Frame 1 (no input): blank canvas, image omitted
Frame 60 (no input): blank canvas, image omitted
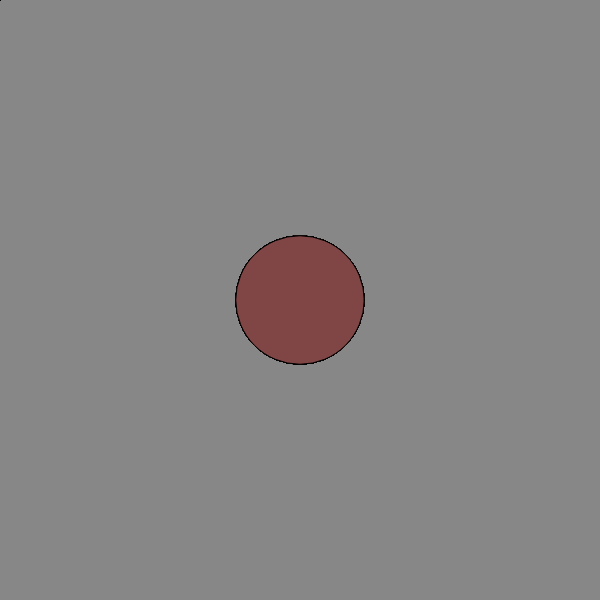
Frame 120 (the mouse pressed at the canvas centre since frame 60)

The p5.js sketch whose frames 1 and 60 were blank and that drew this single picture after the mouse press (run headless with seeded random() and noise() and a simulated clock; from frame 60 on, the mouse is pressed at the canvas centre):

// p5.js sketch
// ── sketch.js
function setup() {
  createCanvas(600, 600);
}

function draw() {
  //background(20, 22, 13);
  background(25,1);

let mausx = map(mouseX, 0, width, 0, 255);
fill(mausx, 69, 69);
ellipse(mouseX, mouseY, mausx + 1, mausx + 1);

}
